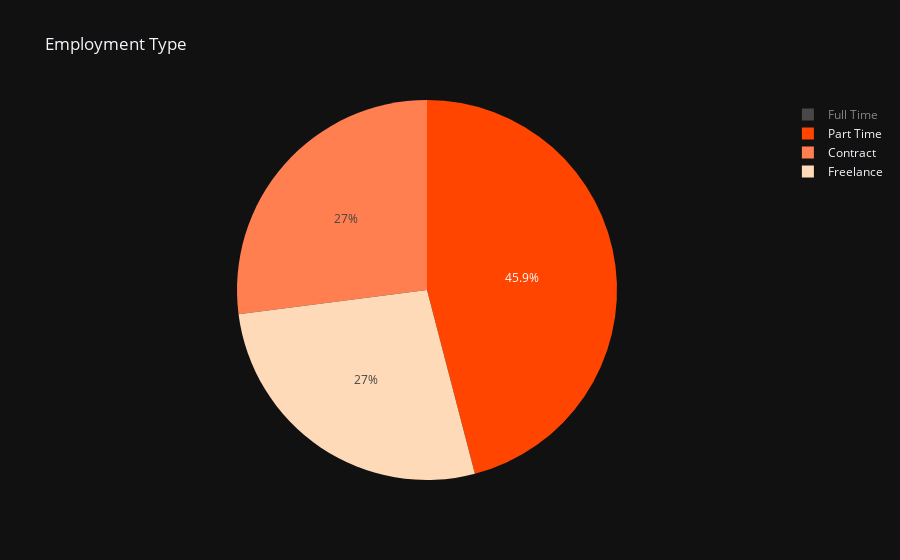

Source (notebook cell):
### Markdown cell above
## Employment Type

### Code cell
colors=['grey', 'orangered', 'coral', 'peachpuff',]
employment_type_counts = df_salaries['employment_type'].value_counts()

fig = px.pie(df_salaries,
            values=employment_type_counts.values, 
            names=['Full Time', 'Part Time', 'Contract', 'Freelance'], 
            title='Employment Type',
            color_discrete_sequence=colors)
fig.update_layout(
    template='plotly_dark'
)
fig.show()

### Figure 1 — Plotly figure (JSON) as saved in the notebook; plotly's stock layout.template omitted (floating-point values rounded to 4 significant figures)
{"data": [{"domain": {"x": [0, 1], "y": [0, 1]}, "hovertemplate": "label=%{label}<br>value=%{value}<extra></extra>", "labels": ["Full Time", "Part Time", "Contract", "Freelance"], "legendgroup": "", "name": "", "showlegend": true, "type": "pie", "values": [3718, 17, 10, 10]}], "layout": {"autosize": true, "hiddenlabels": ["Full Time"], "legend": {"tracegroupgap": 0}, "piecolorway": ["grey", "orangered", "coral", "peachpuff"], "title": {"text": "Employment Type"}}}
